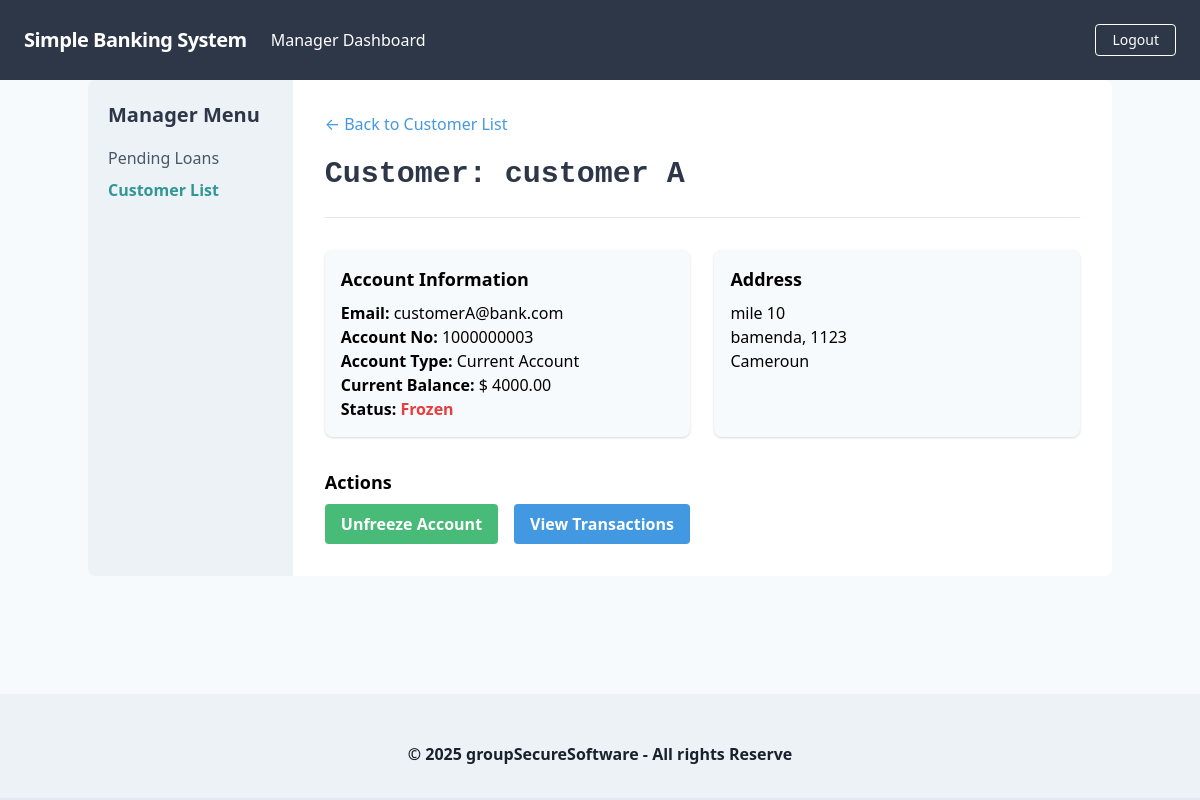
The app's page /manager/customer/2/ (signed in) with its own data.
### accounts/models.py (models this page shows, shortened)
class UserBankAccount(models.Model):
    user = models.OneToOneField(
        User,
        related_name='account',
        on_delete=models.CASCADE,
    )
    account_type = models.ForeignKey(
        BankAccountType,
        related_name='accounts',
        on_delete=models.CASCADE
    )
    account_no = models.PositiveIntegerField(unique=True)
    gender = models.CharField(max_length=1, choices=GENDER_CHOICE)
    birth_date = models.DateField(null=True, blank=True)
    balance = models.DecimalField(
        default=0,
        max_digits=12,
        decimal_places=2
    )
    interest_start_date = models.DateField(
        null=True, blank=True,
        help_text=(
            'The month number that interest calculation will start from'
        )
    )
    initial_deposit_date = models.DateField(null=True, blank=True)
    status = models.CharField(
        max_length=10,
        choices=ACCOUNT_STATUS_CHOICE,
        default=PENDING
    )

class User(AbstractUser):
    username = None
    email = models.EmailField(unique=True, null=False, blank=False)
    role = models.CharField(max_length=10, choices=ROLE_CHOICE, default=CUSTOMER)
    objects = UserManager()
    USERNAME_FIELD = 'email'
    REQUIRED_FIELDS = []

class BankAccountType(models.Model):
    name = models.CharField(max_length=128)
    maximum_withdrawal_amount = models.DecimalField(
        decimal_places=2,
        max_digits=12
    )
    annual_interest_rate = models.DecimalField(
        validators=[MinValueValidator(0), MaxValueValidator(100)],
        decimal_places=2,
        max_digits=5,
        help_text='Interest rate from 0 - 100'
    )
    interest_calculation_per_year = models.PositiveSmallIntegerField(
        validators=[MinValueValidator(1), MaxValueValidator(12)],
        help_text='The number of times interest will be calculated per year'
    )

class UserAddress(models.Model):
    user = models.OneToOneField(
        User,
        related_name='address',
        on_delete=models.CASCADE,
    )
    street_address = models.CharField(max_length=512)
    city = models.CharField(max_length=256)
    postal_code = models.PositiveIntegerField()
    country = models.CharField(max_length=256)

### transactions/views_manager.py (the view)
class CustomerDetailView(ManagerRequiredMixin, DetailView):
    model = UserBankAccount
    template_name = 'manager/customer_detail.html'
    context_object_name = 'customer'
    pk_url_kwarg = 'pk'

### transactions/views_manager.py (called while the page is built)
    def dispatch(self, request, *args, **kwargs):
        if not request.user.is_authenticated:
            return self.handle_no_permission()
        if request.user.role != MANAGER:
            messages.error(
                self.request,
                "You do not have permission to access this page."
            )
            return redirect('home')
        return super().dispatch(request, *args, **kwargs)

### templates/manager/customer_detail.html (shortened to what this page needs)
{% extends 'core/base.html' %}
{% block content %}
<div class="lg:flex">
    <div class="w-full lg:w-1/5 bg-gray-200 p-5 rounded-l-lg">
         <h2 class="font-bold text-xl mb-4 text-gray-800">Manager Menu</h2>
        <nav>
            <ul>
                <li class="mb-2"><a href="{% url 'manager:pending_loans' %}" class="text-gray-700 hover:text-teal-800">Pending Loans</a></li>
                <li class="mb-2"><a href="{% url 'manager:customer_list' %}" class="font-bold text-teal-600 hover:text-teal-800">Customer List</a></li>
            </ul>
        </nav>
    </div>
    <div class="w-full lg:w-4/5 p-8 bg-white rounded-r-lg">
        <a href="{% url 'manager:customer_list' %}" class="text-blue-500 hover:text-blue-800 mb-4 inline-block">← Back to Customer List</a>
        <h1 class="font-mono font-bold text-3xl text-gray-800 pb-5">Customer: {{ customer.user.first_name }} {{ customer.user.last_name }}</h1>
        <hr />
        <div class="grid grid-cols-1 md:grid-cols-2 gap-6 mt-8">
            <div class="bg-gray-100 p-4 rounded-lg shadow">
                <h3 class="font-bold text-lg mb-2">Account Information</h3>
                <p><strong>Email:</strong> {{ customer.user.email }}</p>
                <p><strong>Account No:</strong> {{ customer.account_no }}</p>
                <p><strong>Account Type:</strong> {{ customer.account_type.name }}</p>
                <p><strong>Current Balance:</strong> $ {{ customer.balance }}</p>
                <p><strong>Status:</strong> <span class="font-bold {% if customer.status == 'active' %}text-green-600{% elif customer.status == 'frozen' %}text-red-600{% else %}text-yellow-600{% endif %}">{{ customer.get_status_display }}</span></p>
            </div>
            <div class="bg-gray-100 p-4 rounded-lg shadow">
                <h3 class="font-bold text-lg mb-2">Address</h3>
                <p>{{ customer.user.address.street_address }}</p>
                <p>{{ customer.user.address.city }}, {{ customer.user.address.postal_code }}</p>
                <p>{{ customer.user.address.country }}</p>
            </div>
        </div>
        <div class="mt-8">
            <h3 class="font-bold text-lg mb-2">Actions</h3>
            <div class="flex space-x-4">
                <form action="{% url 'manager:freeze_account' pk=customer.pk %}" method="post">
                    {% if customer.status == 'frozen' %}
                        <button type="submit" class="bg-green-500 hover:bg-green-700 text-white font-bold py-2 px-4 rounded">Unfreeze Account</button>
                    {% else %}
                        <button type="submit" class="bg-red-500 hover:bg-red-700 text-white font-bold py-2 px-4 rounded">Freeze Account</button>
                    {% endif %}
                </form>
                <a href="{% url 'manager:customer_report' %}?customer_id={{ customer.pk }}" class="bg-blue-500 hover:bg-blue-700 text-white font-bold py-2 px-4 rounded">View Transactions</a>
            </div>
        </div>
    </div>
</div>
{% endblock %}

### records on screen
UserBankAccount: user.first_name "customer", user.last_name "A", user.email "customerA@bank.com", account_no "1000000003", account_type.name "Current Account", balance "4000.00", status "Frozen", user.address.street_address "mile 10", user.address.city "bamenda", user.address.postal_code "1123", user.address.country "Cameroun"
